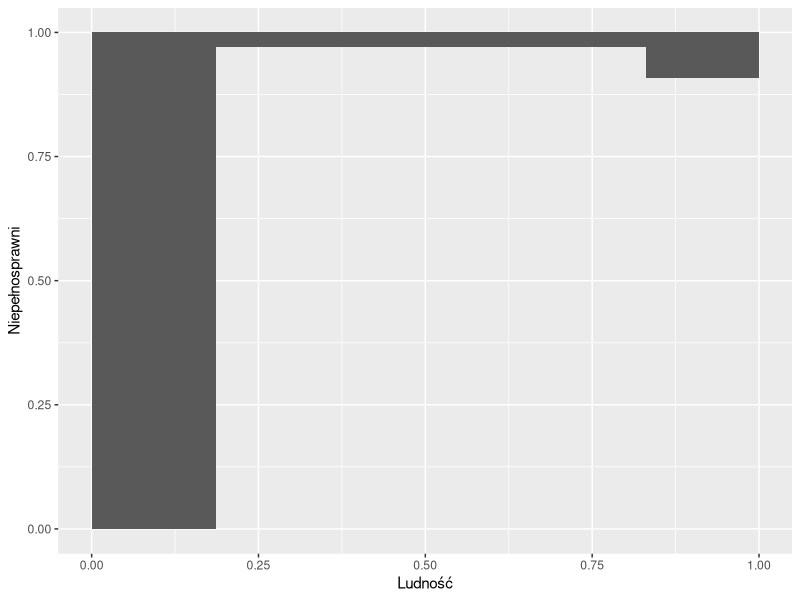

Recreate this plot in R.
library(ggplot2)
Niepełnosprawni <- 1 - c(3, 9.2, 33.8) / 100
Ludność <- c(18.7, 64.4, 16.9) / 100

Ludność <- cumsum(Ludność)
Ludność <- c(0, Ludność)
Niepełnosprawni <- c(0, Niepełnosprawni)


Ludność
Niepełnosprawni2 <- c(4.1, 17.6) 
Ludność2 <- c(40, 24.4)


df1 <- data.frame(Niepełnosprawni, Ludność)
df2 <- data.frame(Niepełnosprawni2, Ludność2)

df1

ggplot(data = df1, aes(Ludność, Niepełnosprawni)) +
  geom_rect(aes(xmin = Ludność[1], xmax = Ludność[2], ymin = Niepełnosprawni[1], ymax = 1 ) )+ 
  geom_rect(aes(xmin = Ludność[2], xmax = Ludność[3], ymin = Niepełnosprawni[2], ymax = 1) ) + 
  geom_rect(aes(xmin = Ludność[3], xmax = Ludność[4], ymin = Niepełnosprawni[3], ymax = 1) ) 
  
